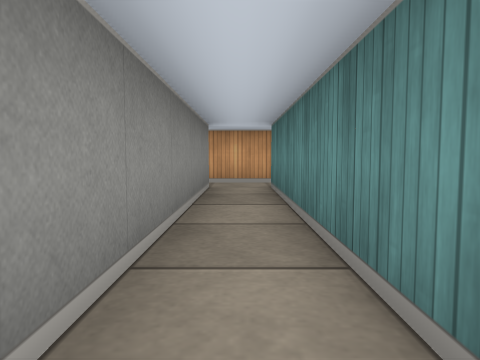
[1] (above)

13 first-person views from a walk through a cub3D maze. The camera is about half as high as the walls, tilts 4° down and sees 70° across. The floor is counted in squares. Each view is taken from the middle of a square. On the plan, view 1 faces up. The plan holds only what a view shows up to about 9 squares ahead; the rest is blank. The place goes on beyond the plan.

[2]
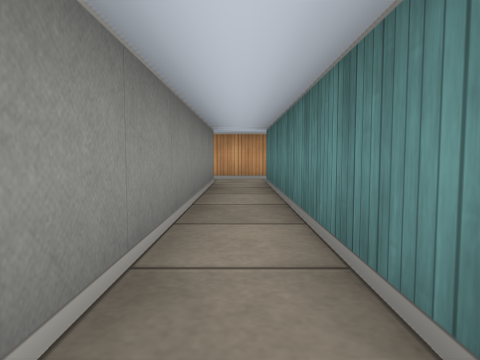

[3]
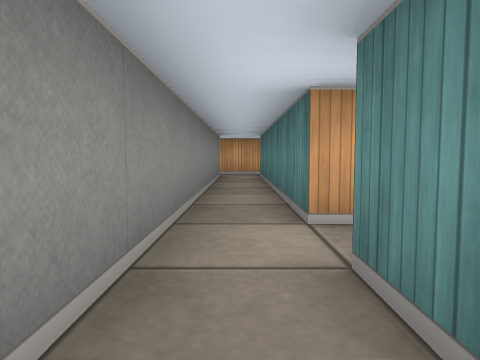

[4]
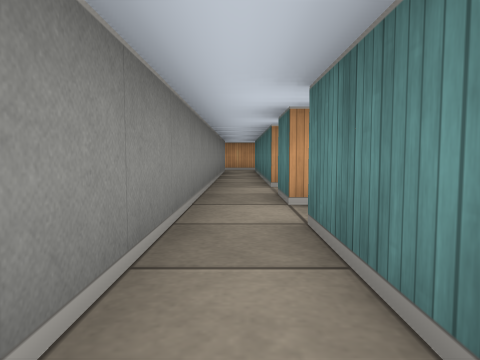

[5]
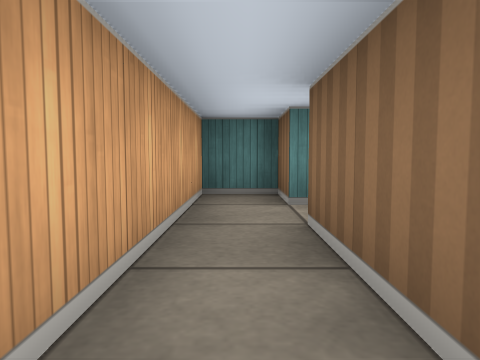

[6]
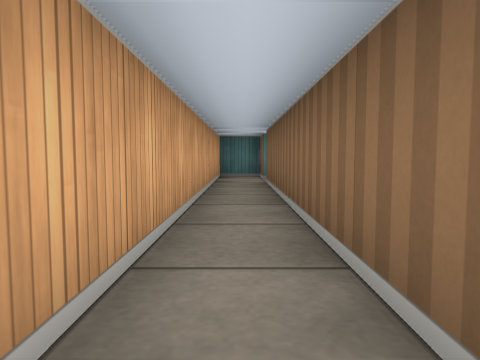

[7]
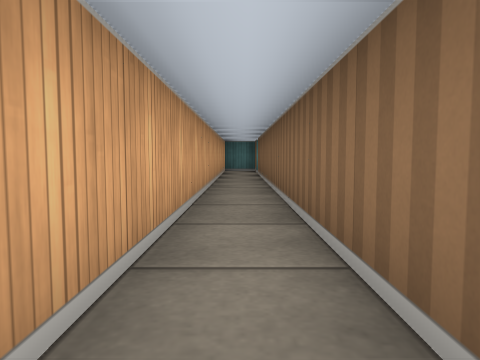

[8]
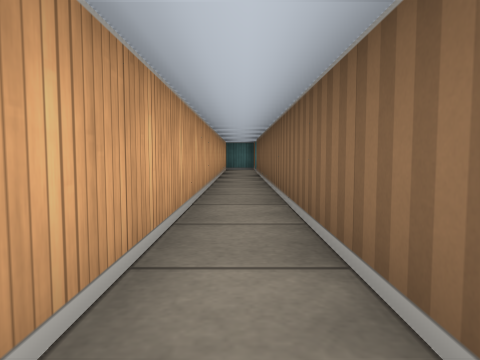

[9]
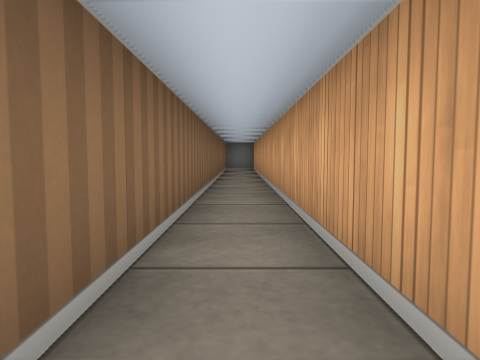

[10]
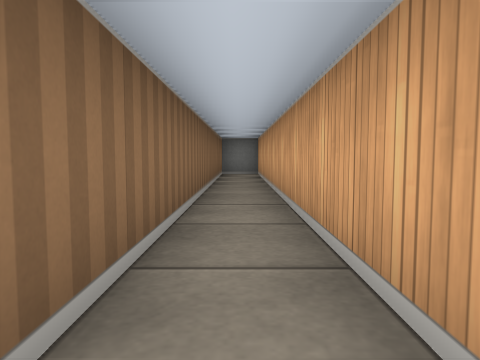

[11]
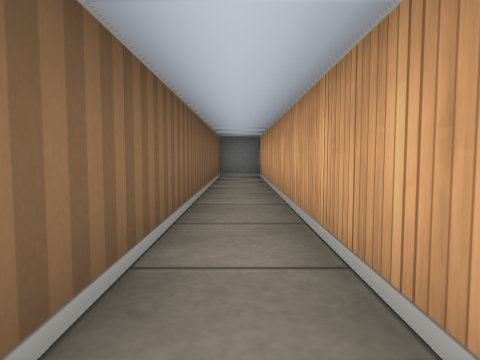

[12]
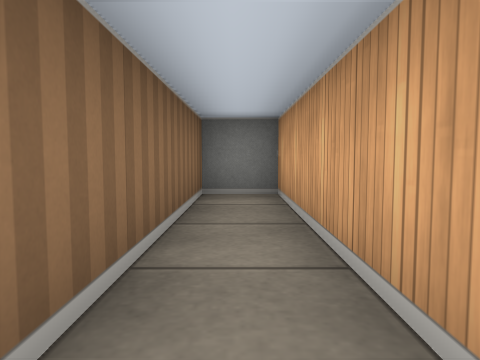

[13]
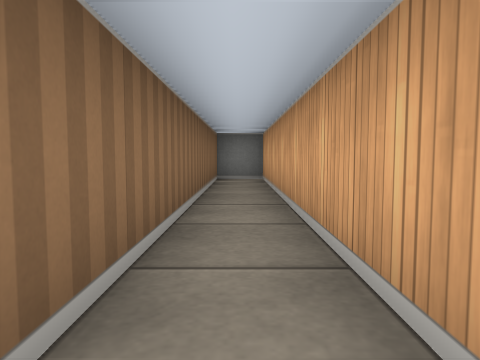

### Floor plan
Points are (right, up) in squares from view 1. A wall is a line through its corners. A room is listed if a view was taken in it or the views show most of it. See-through windows are left out.
Room 1 (views 1, 2, 5, 6, 7, 8, 9, 10, 11, 12, 13)
walls: (0.5, -0.5) (0.5, 5.5) (1.5, 5.5) (1.5, 6.5) (-20.5, 6.5) (-20.5, 5.5) (-0.5, 5.5) (-0.5, -2.4); (0.5, -2.5) (0.5, -1.5)
ways out: opening at (0, -2) to room 2; opening at (1, -1)
Room 2 (views 3, 4)
walls: (0.5, -5.4) (0.5, -3.5); (-0.5, -2.4) (-0.5, -5.4)
ways out: opening at (0, -2) to room 1; opening at (1, -3)

Where each view was taken, in squares from view 1:
view 1: 0 up, 0 right, facing up
view 2: 1 down, 0 right, facing up
view 3: 3 down, 0 right, facing up
view 4: 6 down, 0 right, facing up
view 5: 6 up, 3 left, facing right
view 6: 6 up, 7 left, facing right
view 7: 6 up, 10 left, facing right
view 8: 6 up, 11 left, facing right
view 9: 6 up, 8 left, facing left
view 10: 6 up, 11 left, facing left
view 11: 6 up, 12 left, facing left
view 12: 6 up, 16 left, facing left
view 13: 6 up, 13 left, facing left
